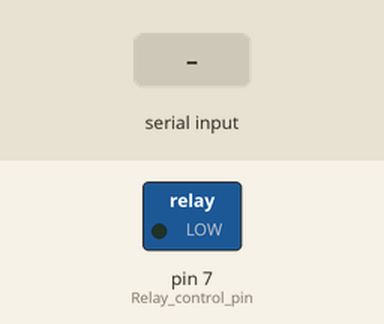
This sketch was run on a simulated Arduino Uno, built with avr-gcc and run on an emulated ATmega328P. On the bench: switched loads named in the sketch (green lamp = pin HIGH). The test bench sets the inputs (shaded band).

Above: at 1.2 s.
1.3 s: "light on\n" received over Serial
At 1.9 s:
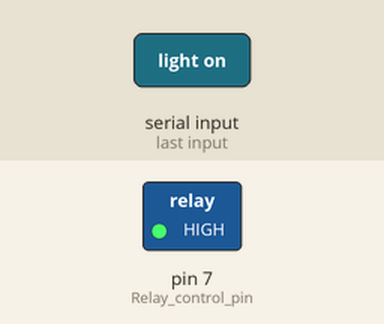
2.8 s: "light off\n" received over Serial
At 3.1 s:
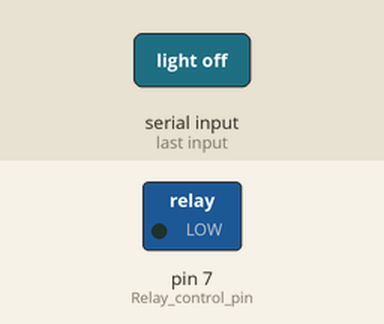
Timing chart, 0 to 5.8 s (numbered marks = the images above; inputs shaded):
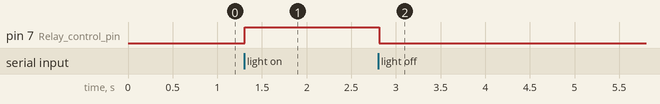

The sketch:

speech_recognition_system.ino
```cpp
String command = "";

void setup() {
  Serial.begin(9600);
  pinMode(7, OUTPUT); // Relay control pin
  digitalWrite(7, LOW); // Start with LED OFF
}

void loop() {
  if (Serial.available()) {
    command = Serial.readStringUntil('\n');
    command.trim(); // Remove any newline or extra space

    if (command == "light on") {
      digitalWrite(7, HIGH);
    }
    else if (command == "light off") {
      digitalWrite(7, LOW);
    }
  }
}
```

Measured:
- after the input at 1.3 s, pin 7 (Relay_control_pin): LOW → HIGH at once
- after the input at 2.8 s, pin 7 (Relay_control_pin): HIGH → LOW at once
